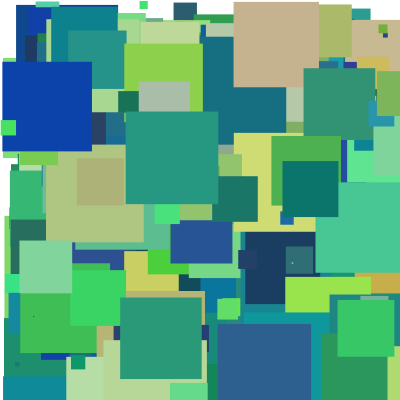
Frame 1 (no input)
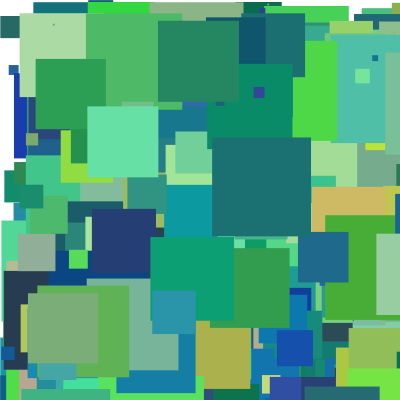
Frame 2 (the mouse pressed at the canvas centre, redrawn once)

The Processing sketch that drew these frames (run headless with seeded random() and noise(); the mouse was pressed at the canvas centre and the sketch redrawn once):

// Processing sketch: processing_39131
// ── processing_39131.pde

//Michael Kinard
//rectangles of similar color

void setup() {
  size(400, 400);
  noStroke();
}


int f = 500; //number of rectangles

void draw() {
  
  background(255);
  for(int i = 0; i < f; i++) { // creates a loop of rectangles number "f"
  rndfill();
  float rectsize = random(110); //defines the size of the rectangles up to 110
  rect(random(0, width), random(0, height), rectsize, rectsize); // placement and size of rectangle

}
noLoop(); //stops the loop with the "for" statement is activated. 
}





void rndfill() { //this is the "fill" function


  int rectsize = floor(random(110)); //color is dependent on the rectangles size

  if (rectsize > 55) { //the inequality statements define the colors based on the size.
    fill(random(10, 51), random(58, 160), random(75, 175));
  }
  if (rectsize <= 55) {
    fill(random(51, 208), random(166, 230), random(55, 170));
  }
}
